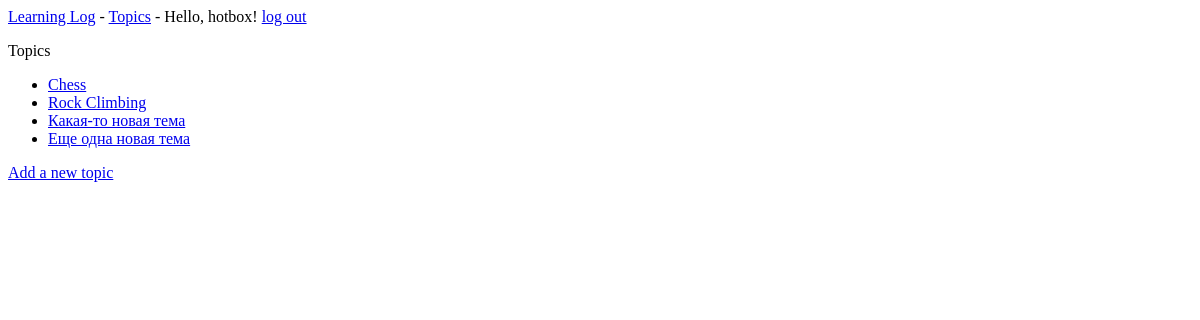
Page /topics/ (signed in) on the earlier database version.
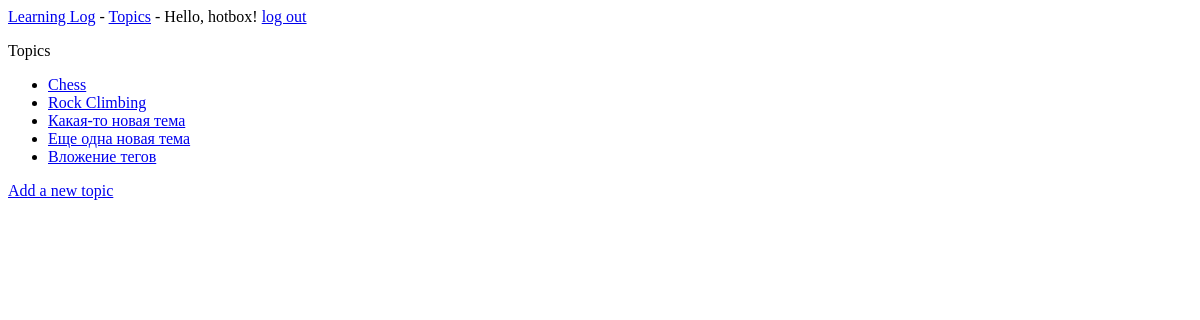
Same page on the later database version.
### learning_logs/models.py (models this page shows)
class Topic(models.Model):
    text = models.CharField(max_length=200)
    date_added = models.DateTimeField(auto_now_add=True)
    owner = models.ForeignKey(User, on_delete=models.CASCADE)
    def __str__(self):
        return self.text

### learning_logs/views.py (the view)
# urls.py: path('topics/', views.topics, name='topics'),
@login_required
def topics(request):
    topics = Topic.objects.filter(owner=request.user).order_by('date_added')
    context = {"topics": topics}
    return render(request, 'learning_logs/topics.html', context)

### learning_logs/templates/learning_logs/topics.html
{% extends "learning_logs/base.html" %}
{% block content%}
    <p>Topics</p>
    <ul>
        {% for topic in topics %}
            <li>
                <a href="{% url 'learning_logs:topic' topic.id %}">{{ topic }}</a>
            </li>
        {% empty %}
            <li>No topics have been added yet.</li>
        {% endfor %}
    </ul>
    <a href="{% url 'learning_logs:new_topic' %}">Add a new topic</a>
{% endblock content %}

### learning_logs/templates/learning_logs/base.html
<p>
    <a href="{% url 'learning_logs:index' %}">Learning Log</a> -
    <a href="{% url 'learning_logs:topics' %}">Topics</a> -
    {% if user.is_authenticated %}
        Hello, {{ user.username }}!
        <a href="{% url 'users:logout' %}">log out</a>
    {% else %}
        <a href="{% url 'users:register' %}">Register</a> -
        <a href="{% url 'users:login' %}">log in</a>
    {% endif %}
</p>
{% block content%}{% endblock content %}

Differences in the rows shown:
added Topic: text "Вложение тегов"
